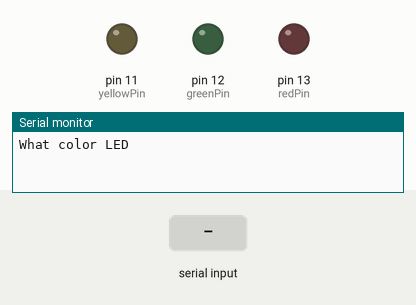
Bench run of a sketch on a simulated Arduino Uno, built with avr-gcc and run on an emulated ATmega328P. Shown: output pins drawn as LEDs (lit = HIGH), the last lines printed to the serial monitor. The inputs (shaded band) are chosen by the test bench.

Above: at 1.2 s.
1.3 s: "red" received over Serial
At 3.5 s:
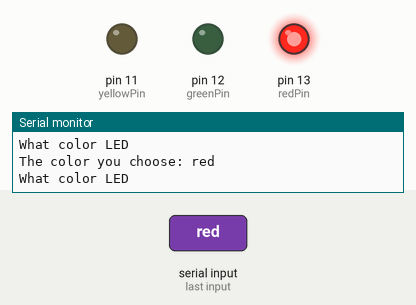
3.8 s: "green" received over Serial
At 5.5 s:
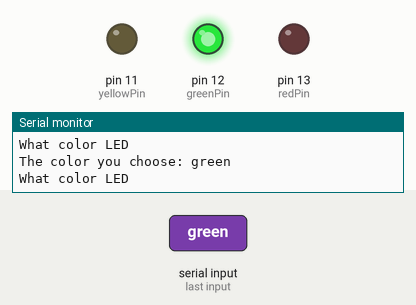
6.3 s: "yellow" received over Serial
At 8.6 s:
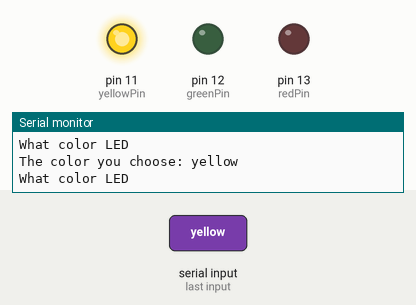
Timing chart, 0 to 10.1 s (numbered marks = the images above; inputs shaded):
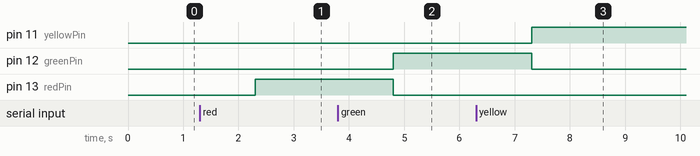

Measured:
- after the input at 1.3 s, pin 13 (redPin): LOW → HIGH after 1.0 s
- after the input at 3.8 s, pin 12 (greenPin): LOW → HIGH after 1.0 s; pin 13 (redPin): HIGH → LOW after 1.0 s
- after the input at 6.3 s, pin 11 (yellowPin): LOW → HIGH after 1.0 s; pin 12 (greenPin): HIGH → LOW after 1.0 s

The sketch:

19.reading_strings_serial_monitor.ino
```cpp
// make sure the seriel monitor has changed into "no line ending" before test


// example 1
/**
String myName;
String msg = "What is your name ";
String msg2 = "Hello ";
String msg3 = ", Welcome to Arduino! ";


void setup() {
  // put your setup code here, to run once:
  Serial.begin(9600);
}

void loop() {
  // put your main code here, to run repeatedly:
  Serial.println(msg);

  while(Serial.available() == 0){

  }

  myName = Serial.readString();
  Serial.print(msg2);
  Serial.print(myName);
  Serial.print(msg3);
  Serial.println();


}
**/


// example 2

int redPin = 13;
int greenPin = 12;
int yellowPin = 11;

int delayTime(500);

String myColor;
String msg = "What color LED";
String errMsg = "You should give red, green or yellow";
String msg2 = "The color you choose: ";

void setup(){
  pinMode(redPin, OUTPUT);
  pinMode(greenPin, OUTPUT);
  pinMode(yellowPin, OUTPUT);

  Serial.begin(9600);
}


void loop(){

  Serial.println(msg);

  while(Serial.available() == 0){

  }

  myColor = Serial.readString();

  Serial.print(msg2);
  Serial.println(myColor);

  if(myColor == "red"){
    digitalWrite(redPin, HIGH);
    digitalWrite(greenPin, LOW);
    digitalWrite(yellowPin,LOW);
  }
  if(myColor == "green"){
    digitalWrite(redPin, LOW);
    digitalWrite(greenPin, HIGH);
    digitalWrite(yellowPin,LOW);
  }
  if(myColor == "yellow"){
    digitalWrite(redPin, LOW);
    digitalWrite(greenPin, LOW);
    digitalWrite(yellowPin, HIGH);
  }
}
```
